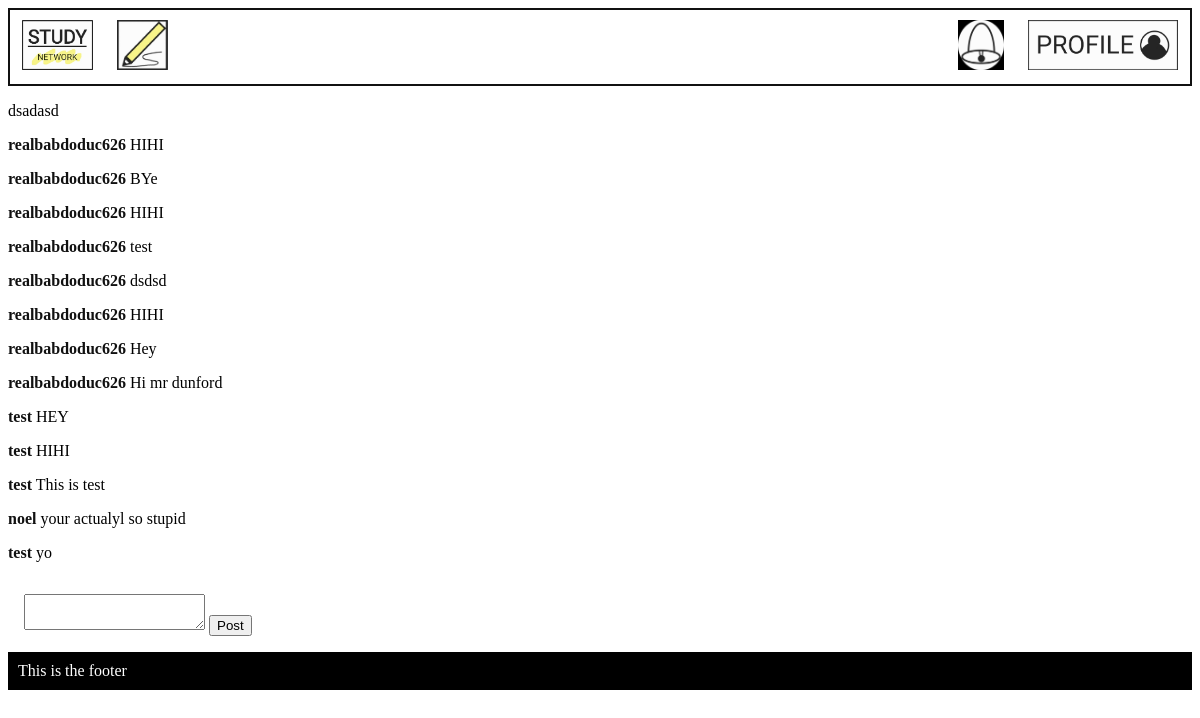
Screenshot of /comment/50 (signed in) with the database file from the repository.
### models.py (models this page shows)
class Post(db.Model):
    __tablename__ = 'Post'
    id = db.Column(db.Integer, primary_key=True)
    title = db.Column(db.Text)
    discussion = db.Column(db.Text)
    date = db.Column(db.Integer)
    comments = db.Column(db.Integer)
    user_id = db.Column(db.Integer, db.ForeignKey('User.id'))
    post_user = db.relationship('User', back_populates='user_post')
    replies_post = db.relationship('Reply', secondary=PostReply, back_populates='posts_reply')
    categories_post = db.relationship('Category', secondary=PostCategory, back_populates='posts_category')
    notifications_post = db.relationship('Notification', back_populates='posts_notification')
    posts = db.relationship('Comment', back_populates='user')

class Comment(db.Model):
    __tablename__ = 'Comment'
    id = db.Column(db.Integer, primary_key=True)
    Post_id = db.Column(db.Integer, db.ForeignKey('Post.id'), nullable = False)
    User_id = db.Column(db.Integer, db.ForeignKey('User.id'), nullable = False)
    comment = db.Column(db.Text, nullable = False)
    user = db.relationship('Post', back_populates='posts')
    post = db.relationship('User', back_populates='users')

class User(db.Model):
    __tablename__ = 'User'
    id = db.Column(db.Integer, primary_key=True)
    username = db.Column(db.Text)
    email = db.Column(db.Text)
    password = db.Column(db.Text)
    user_post = db.relationship('Post', back_populates='post_user')
    notifications_user = db.relationship('Notification', back_populates='users_notification')
    users = db.relationship('Comment', back_populates='post')

### main.py (the view, shortened to what this page needs)
@app.route('/comment/<int:id>', methods=['GET', 'POST'])
def comment(id):
    form = Comment()
    post_info = db.session.query(models.Post).filter_by(id = id).first_or_404()
    user_info = db.session.query(models.User).filter_by(id = session['logged_in_user']).first()
    comments = db.session.query(models.Comment).filter_by(Post_id = id).all()
    if g.logged_in_user == None:
        return redirect(url_for('user'))
    elif request.method == 'GET':# display all the comments in the post
        if comments == Null:
            return render_template('comment.html', form=form, post_info=post_info)
        else:
            return render_template('comment.html', form=form, comments=comments, post_info=post_info)

### forms.py
class Comment(FlaskForm):
    comment = TextAreaField('Write your comment or reply here', validators=[DataRequired()])

### main.py (called while the page is built)
@app.before_request
def before_request():
    g.logged_in_user = None
    if 'logged_in_user' in session:
        g.logged_in_user = session['logged_in_user']

### templates/comment.html (shortened to what this page needs)
{% extends 'layout.html' %}
{% block content %}
<p>{{ post_info.discussion }}</p>
{% for comment in comments %}
    <p><a class="name"href="/profile/{{comment.post.id}}"><strong>{{comment.post.username}}</strong></a> {{ comment.comment }}</p>
{% endfor %}
<form method="POST" enctype="multipart/form-data">
    {{ form.comment }}
    <input type="submit" value="Post">
</form>
{% endblock %}

### static/css/style.css (style rules this page uses)
a { text-decoration: none; color: #111; }
form { padding: 16px; }

### rows the page displays
Post: discussion "dsadasd"
Comment: post.username "realbabdoduc626", comment "HIHI"
Comment: post.username "realbabdoduc626", comment "BYe"
Comment: post.username "realbabdoduc626", comment "HIHI"
Comment: post.username "realbabdoduc626", comment "test"
Comment: post.username "realbabdoduc626", comment "dsdsd"
Comment: post.username "realbabdoduc626", comment "HIHI"
Comment: post.username "realbabdoduc626", comment "Hey"
Comment: post.username "realbabdoduc626", comment "Hi mr dunford"
Comment: post.username "test", comment "HEY"
Comment: post.username "test", comment "HIHI"
Comment: post.username "test", comment "This is test"
Comment: post.username "noel", comment "your actualyl so stupid"
Comment: post.username "test", comment "yo"
